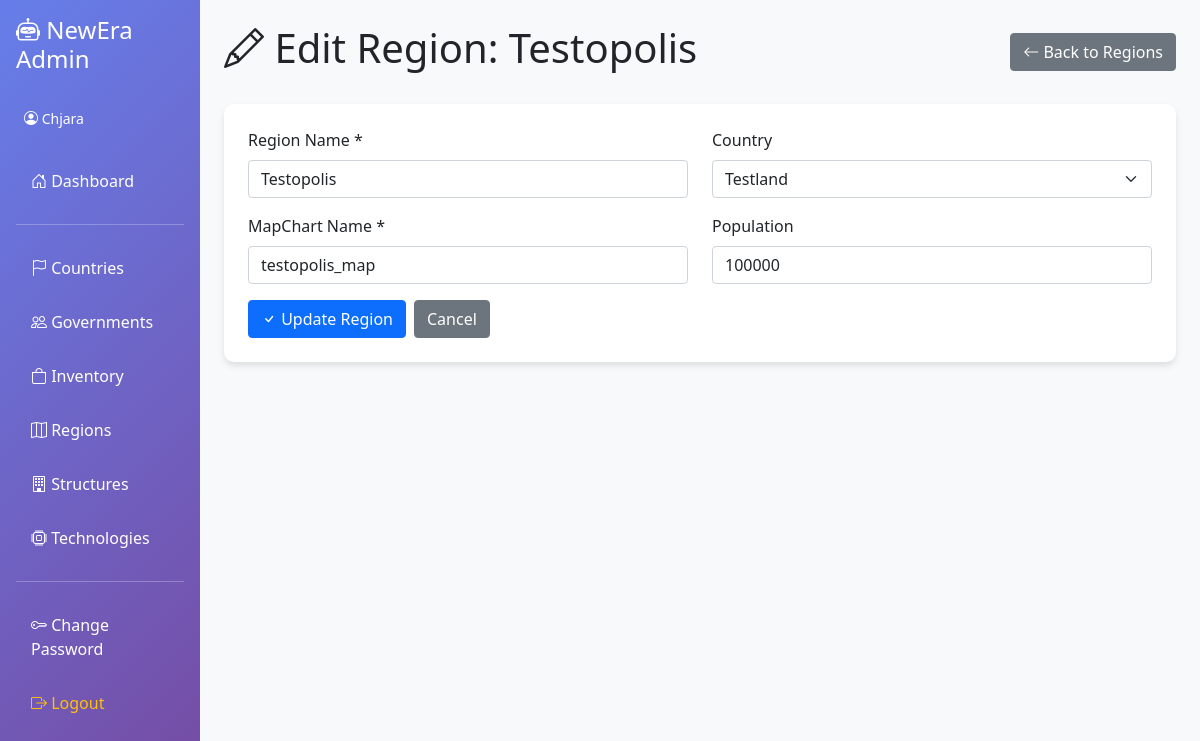
Page /regions/edit/1 (signed in) on the committed database.
### admin-panel/app.py (models this page shows)
class Region(db.Model):
    __tablename__ = "Regions"
    region_id = db.Column(db.Integer, primary_key=True, autoincrement=True)
    country_id = db.Column(db.String)
    name = db.Column(db.String, nullable=False)
    mapchart_name = db.Column(db.String, nullable=False)
    population = db.Column(db.Integer, default=0, nullable=False)

class Country(db.Model):
    __tablename__ = "Countries"
    country_id = db.Column(db.Integer, primary_key=True, autoincrement=True)
    role_id = db.Column(db.String, nullable=False)
    name = db.Column(db.String, nullable=False)
    public_channel_id = db.Column(db.String, nullable=False)
    secret_channel_id = db.Column(db.String)
    last_bilan = db.Column(db.String)

### admin-panel/app.py (the view, shortened to what this page needs)
@app.route("/regions/edit/<int:region_id>", methods=["GET", "POST"])
@login_required
def edit_region(region_id):
    region = Region.query.get_or_404(region_id)
    countries = Country.query.all()
    return render_template("edit_region.html", region=region, countries=countries)

### admin-panel/app.py (called while the page is built)
def login_required(f):
    @wraps(f)
    def decorated_function(*args, **kwargs):
        if "user_id" not in session:
            flash("Please log in to access this page.", "error")
            return redirect(url_for("login"))
        return f(*args, **kwargs)
    return decorated_function

### admin-panel/templates/edit_region.html (shortened to what this page needs)
{% extends "base.html" %}
{% block content %}
<div class="d-flex justify-content-between align-items-center mb-4">
  <h1><i class="bi bi-pencil"></i> Edit Region: {{ region.name }}</h1>
  <a href="/regions" class="btn btn-secondary">
    <i class="bi bi-arrow-left"></i> Back to Regions
  </a>
</div>
<div class="content-card p-4">
  <form method="POST">
    <div class="row">
      <div class="col-md-6">
        <div class="mb-3">
          <label for="name" class="form-label">Region Name *</label>
          <input type="text" class="form-control" id="name" name="name" value="{{ region.name }}" required>
        </div>
      </div>
      <div class="col-md-6">
        <div class="mb-3">
          <label for="country_id" class="form-label">Country</label>
          <select class="form-select" id="country_id" name="country_id">
            {% for country in countries %}
            <option value="{{ country.country_id }}" {% if country.country_id|string == region.country_id|string %}selected{% endif %}>
              {{ country.name }}
            </option>
            {% endfor %}
          </select>
        </div>
      </div>
    </div>
    <div class="row">
      <div class="col-md-6">
        <div class="mb-3">
          <label for="mapchart_name" class="form-label">MapChart Name *</label>
          <input type="text" class="form-control" id="mapchart_name" name="mapchart_name" value="{{ region.mapchart_name }}" required>
        </div>
      </div>
      <div class="col-md-6">
        <div class="mb-3">
          <label for="population" class="form-label">Population</label>
          <input type="number" class="form-control" id="population" name="population" value="{{ region.population }}" min="0">
        </div>
      </div>
    </div>
    <div class="d-flex gap-2">
      <button type="submit" class="btn btn-primary">
        <i class="bi bi-check"></i> Update Region
      </button>
      <a href="/regions" class="btn btn-secondary">Cancel</a>
    </div>
  </form>
</div>
{% endblock %}

### admin-panel/templates/base.html (style rules this page uses)
.content-card { background: white; border-radius: 10px; box-shadow: 0 4px 6px rgba(0, 0, 0, 0.1); }

### rows in the picture
Region: name "Testopolis", country_id "Testland", mapchart_name "testopolis_map", population "100000"

### other values in the picture
{{ session.username }} "Chjara"
